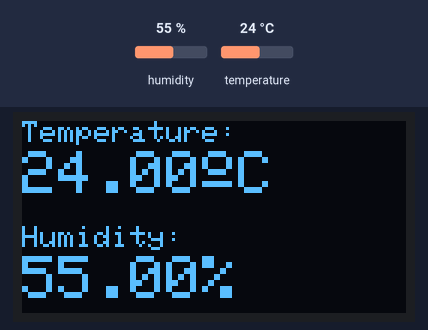
Simulated run of this sketch. Board: Arduino Uno, built with avr-gcc and run on an emulated ATmega328P. Parts: 128×64 one-colour display. The test bench sets the inputs (shaded band); at power-on: humidity 55 %, temperature 24 °C. What the sketch prints to the serial monitor is not drawn.

Above: at 7.6 s.
7.7 s: humidity set to 22 %
At 12.4 s:
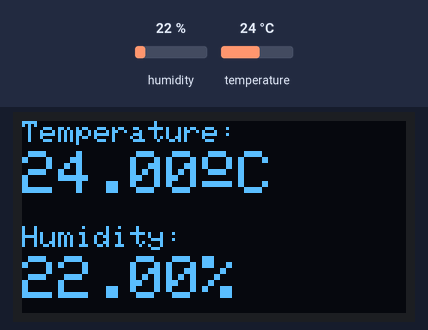
15.2 s: temperature set to 12 °C
At 18.3 s:
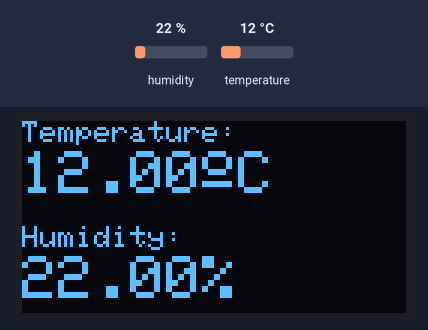
22.7 s: humidity set to 40 %
At 28.7 s:
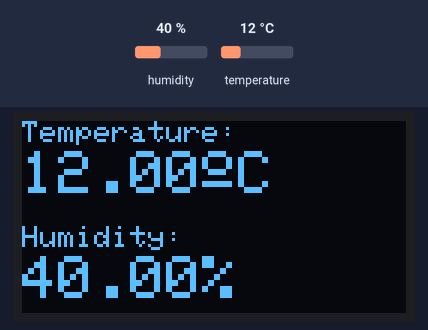
30.2 s: temperature set to 19 °C
At 33.4 s:
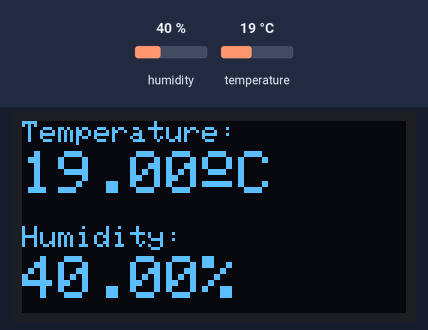
Timing chart, 0 to 34.9 s (numbered marks = the images above; inputs shaded):
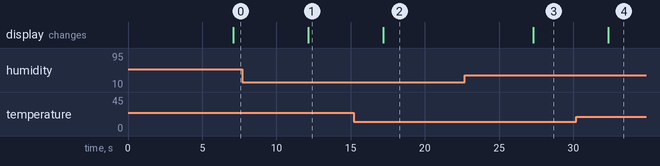

Measured:
- after the input at 7.7 s, the display: changes after 4.4 s (image 1)
- after the input at 15.2 s, the display: changes after 2.0 s (image 2)
- after the input at 22.7 s, the display: changes after 4.6 s (image 3)
- after the input at 30.2 s, the display: changes after 2.2 s (image 4)

The sketch:

lab9.ino
```cpp
#include<Wire.h>
#include<Adafruit_GFX.h>
#include<Adafruit_SSD1306.h>
#include<dht11.h>
#define DHT11PIN 4
dht11 DHT11;
#define SCREEN_WIDTH 128
#define SCREEN_HEIGHT 64
Adafruit_SSD1306 display(SCREEN_WIDTH,SCREEN_HEIGHT,&Wire,-1);

void setup()
{
  Serial.begin(9600);
  if(!display.begin(SSD1306_SWITCHCAPVCC,0x3C)){
    Serial.println("SSD1306 allocation failed");
    for(;;);
  }
  delay(2000);
  display.clearDisplay();
  display.setTextColor(WHITE);

}

void loop()
{
  delay(5000);
  int chk=DHT11.read(DHT11PIN);
  float t=DHT11.temperature;
  float h=DHT11.humidity;
  if(isnan(h) || isnan(t)){
    Serial.println("Failed to read from DHT sensor!");
  }

  display.clearDisplay();
  display.setTextSize(1);
  display.setCursor(0,0);
  display.print("Temperature:");
  display.setTextSize(2);
  display.setCursor(0,10);
  display.print(t);
  display.write(167);
  display.print("C");
  display.setTextSize(1);
  display.setCursor(0,35);
  display.print("Humidity:");
  display.setTextSize(2);
  display.setCursor(0,45);
  display.print(h);
  display.print("%");
  display.display();
  Serial.println(t);
  Serial.println(h);

}
```
